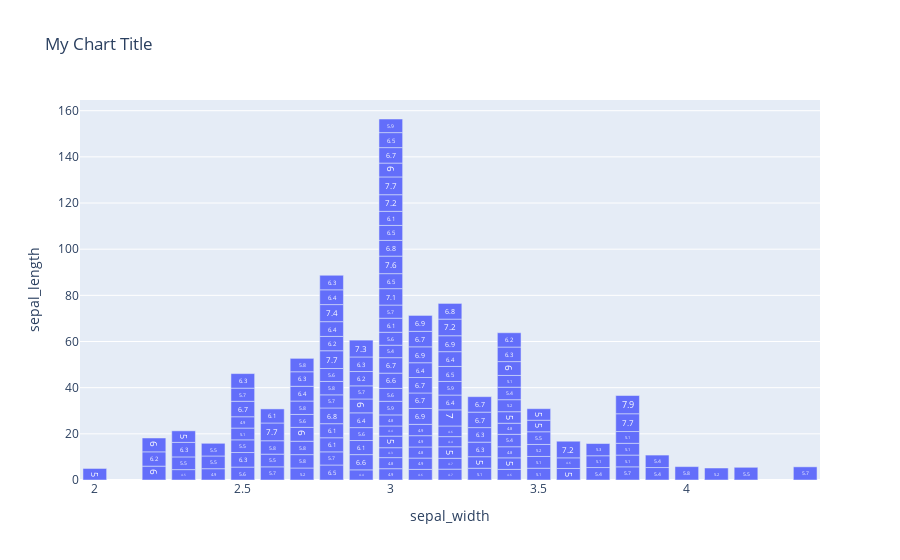

This figure's notebook cell:
### Code cell
my_fig.data[0].update(
    text=df_iris['sepal_length'],  
    textposition=('inside'),
    textfont=dict(size=10),
)
my_fig

### Figure 1 — Plotly figure (JSON) as saved in the notebook; plotly's stock layout.template omitted (floating-point values rounded to 4 significant figures; data arrays with more than 128 entries replaced by an {"elided": "..."} marker saying what was removed)
{"data": [{"alignmentgroup": "True", "hovertemplate": "sepal_width=%{x}<br>sepal_length=%{y}<extra></extra>", "legendgroup": "", "marker": {"color": "#636efa"}, "name": "", "offsetgroup": "", "orientation": "v", "showlegend": false, "text": {"elided": "150 float values"}, "textfont": {"size": 10}, "textposition": "inside", "type": "bar", "x": {"elided": "150 float values"}, "xaxis": "x", "y": {"elided": "150 float values"}, "yaxis": "y"}], "layout": {"autosize": true, "barmode": "relative", "legend": {"tracegroupgap": 0}, "title": {"text": "My Chart Title"}, "xaxis": {"anchor": "y", "autorange": true, "domain": [0, 1], "range": [1.95, 4.45], "title": {"text": "sepal_width"}, "type": "linear"}, "yaxis": {"anchor": "x", "autorange": true, "domain": [0, 1], "range": [0, 164.6], "title": {"text": "sepal_length"}, "type": "linear"}}}
